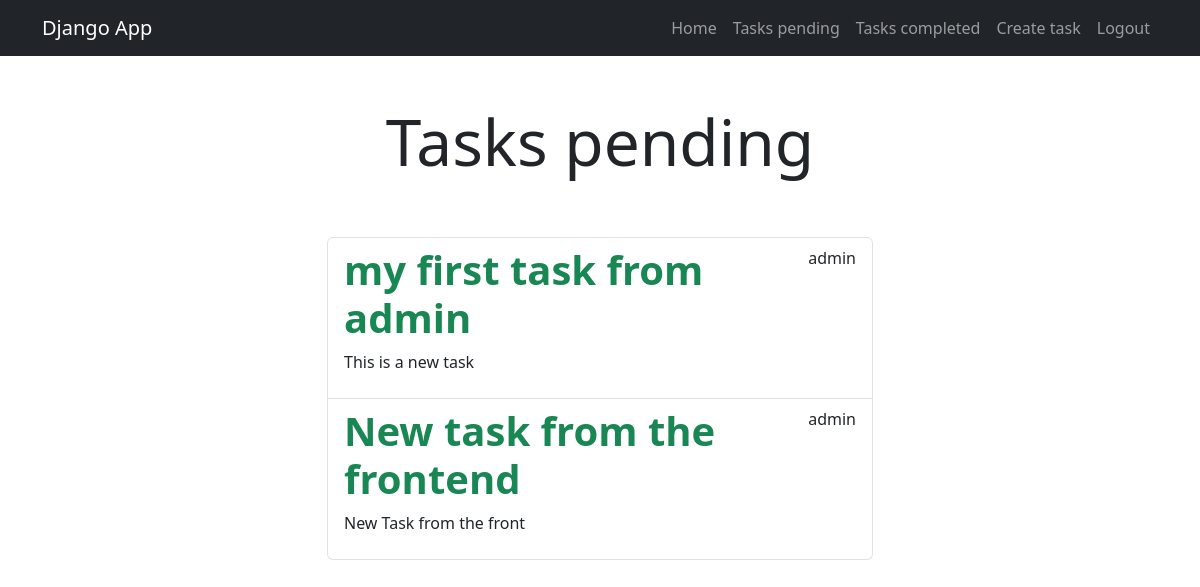
The app's page /tasks_completed/ (signed in), older data.
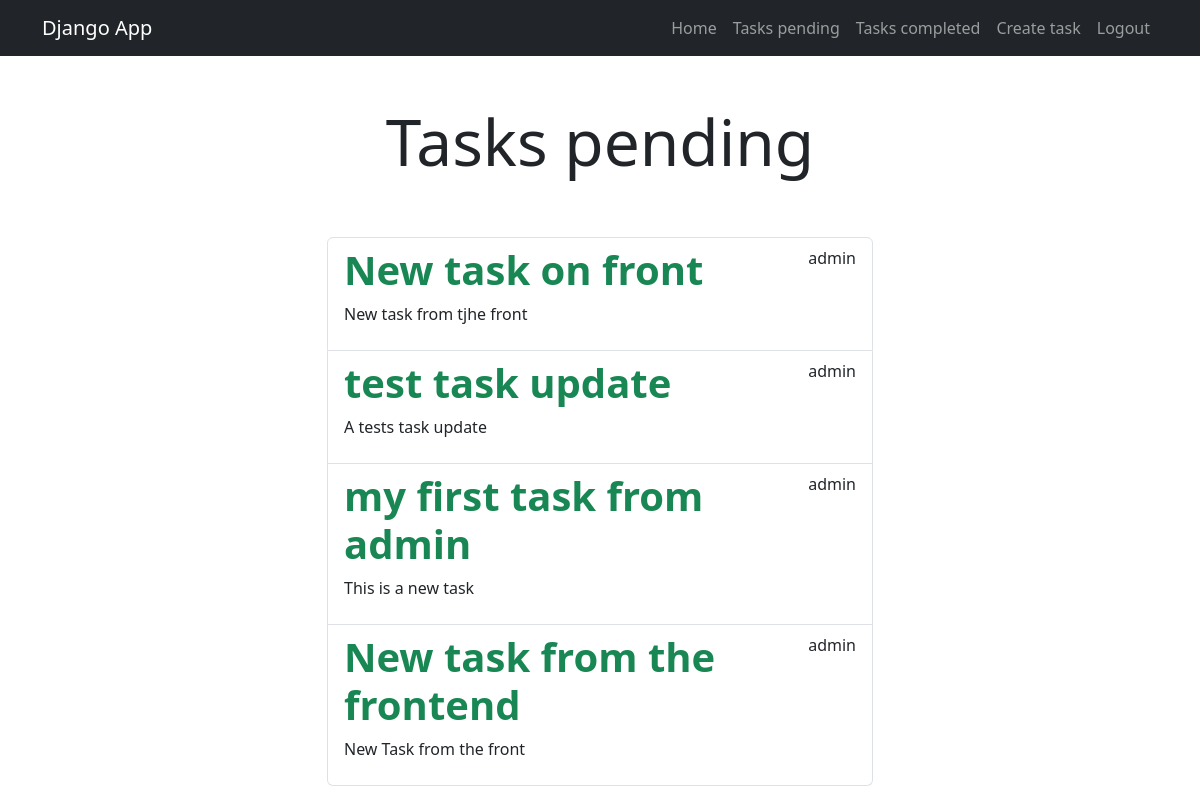
The same page, newer data.
### tasks/models.py (models this page shows, shortened)
class Task(models.Model):
    title = models.CharField(max_length=100)
    description = models.TextField(blank=True)
    created = models.DateTimeField(auto_now_add=True)
    datecompleted = models.DateTimeField(null=True, blank=True)
    important = models.BooleanField(default=False)
    user = models.ForeignKey(User, on_delete=models.CASCADE)

### tasks/views.py (the view)
# urls.py: path('tasks_completed/', views.tasks_completed, name='tasks_completed'),
@login_required
def tasks_completed(request):
    tasks = Task.objects.filter(
        user=request.user, datecompleted__isnull=False).order_by('-datecompleted')
    return render(request, 'tasks.html', {'tasks': tasks})

### tasks/templates/tasks.html (shortened to what this page needs)
{% extends "base.html" %} {% block content %}
<main class="container">
  <div class="row">
    <div class="col-md-6 offset-md-3">
      <h1 class="text-center display-3 py-5">Tasks pending</h1>
      <ul class="list-group">
        {% for task in tasks %}
        <a class="list-group-item" href="{% url 'task_detail' task.id %}">
          <header class="d-flex justify-content-between">
            {% if task.important %}
            <h1 class="fw-bold text-success">{{task.title}}</h1>
            <p>{{task.user.username}}</p>
            {% else %}
            <h1 class="fw-bold">{{task.title}}</h1>
            {% endif %}
          </header>
          <p>{{task.description}}</p>
        </a>
        {% endfor %}
      </ul>
    </div>
  </div>
</main>
{% endblock content %}

Row changes from the older to the newer data that the page shows:
now on this page (row edited): Task: title "New task on front", user.username "admin", description "New task from tjhe front"
now on this page (row edited): Task: title "test task update", user.username "admin", description "A tests task update"
